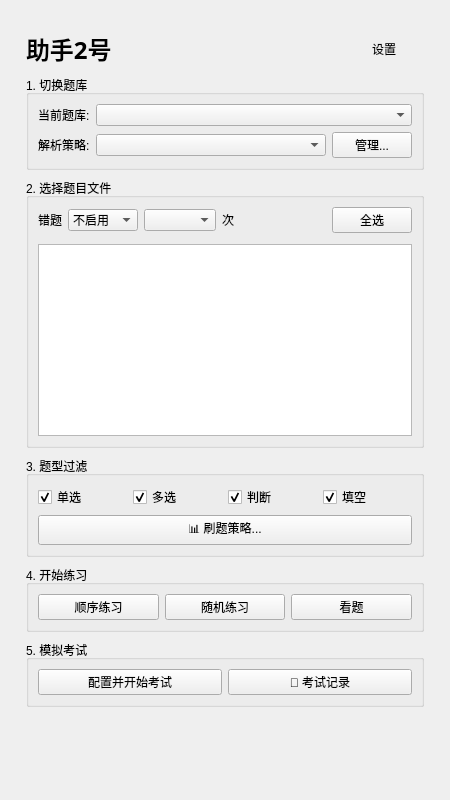
<?xml version="1.0" encoding="UTF-8"?>
<ui version="4.0">
 <class>HomePage</class>
 <widget class="QWidget" name="HomePage">
  <property name="geometry">
   <rect>
    <x>0</x>
    <y>0</y>
    <width>450</width>
    <height>800</height>
   </rect>
  </property>
  <layout class="QVBoxLayout" name="verticalLayout_Home">
   <item>
    <widget class="QScrollArea" name="scrollArea_Home">
     <property name="frameShape">
      <enum>QFrame::Shape::NoFrame</enum>
     </property>
     <property name="horizontalScrollBarPolicy">
      <enum>Qt::ScrollBarPolicy::ScrollBarAlwaysOff</enum>
     </property>
     <property name="widgetResizable">
      <bool>true</bool>
     </property>
     <widget class="QWidget" name="scrollContent_Home">
      <layout class="QVBoxLayout" name="verticalLayout_HomeContent">
       <property name="spacing">
        <number>8</number>
       </property>
       <property name="leftMargin">
        <number>15</number>
       </property>
       <property name="topMargin">
        <number>20</number>
       </property>
       <property name="rightMargin">
        <number>15</number>
       </property>
       <item>
        <layout class="QHBoxLayout" name="horizontalLayout_Header">
         <item>
          <widget class="QLabel" name="label_Title">
           <property name="font">
            <font>
             <family>Microsoft YaHei</family>
             <pointsize>18</pointsize>
             <bold>true</bold>
            </font>
           </property>
           <property name="text">
            <string>助手2号</string>
           </property>
          </widget>
         </item>
         <item>
          <spacer name="horizontalSpacer_Header">
           <property name="orientation">
            <enum>Qt::Orientation::Horizontal</enum>
           </property>
           <property name="sizeHint" stdset="0">
            <size>
             <width>40</width>
             <height>20</height>
            </size>
           </property>
          </spacer>
         </item>
         <item>
          <widget class="QPushButton" name="btnToSettings">
           <property name="text">
            <string>设置</string>
           </property>
           <property name="flat">
            <bool>true</bool>
           </property>
          </widget>
         </item>
        </layout>
       </item>
       <item>
        <widget class="QGroupBox" name="groupBox_Repo">
         <property name="title">
          <string>1. 切换题库</string>
         </property>
         <layout class="QVBoxLayout" name="verticalLayout_Repo">
          <item>
           <layout class="QHBoxLayout" name="horizontalLayout_Repo">
            <item>
             <widget class="QLabel" name="label_Repo">
              <property name="text">
               <string>当前题库:</string>
              </property>
             </widget>
            </item>
            <item>
             <widget class="QComboBox" name="comboRepo">
              <property name="sizePolicy">
               <sizepolicy hsizetype="Expanding" vsizetype="Fixed">
                <horstretch>0</horstretch>
                <verstretch>0</verstretch>
               </sizepolicy>
              </property>
             </widget>
            </item>
           </layout>
          </item>
          <item>
           <layout class="QHBoxLayout" name="horizontalLayout_Parser">
            <item>
             <widget class="QLabel" name="label_Parser">
              <property name="text">
               <string>解析策略:</string>
              </property>
             </widget>
            </item>
            <item>
             <widget class="QComboBox" name="comboParser">
              <property name="sizePolicy">
               <sizepolicy hsizetype="Expanding" vsizetype="Fixed">
                <horstretch>1</horstretch>
                <verstretch>0</verstretch>
               </sizepolicy>
              </property>
             </widget>
            </item>
            <item>
             <widget class="QPushButton" name="btnManageParser">
              <property name="text">
               <string>管理...</string>
              </property>
             </widget>
            </item>
           </layout>
          </item>
         </layout>
        </widget>
       </item>
       <item>
        <widget class="QGroupBox" name="groupBox_Files">
         <property name="title">
          <string>2. 选择题目文件</string>
         </property>
         <layout class="QVBoxLayout" name="verticalLayout_Files">
          <item>
           <layout class="QHBoxLayout" name="horizontalLayout_FileTools">
            <item>
             <widget class="QLabel" name="label_Mistake">
              <property name="text">
               <string>错题</string>
              </property>
             </widget>
            </item>
            <item>
             <widget class="QComboBox" name="comboMistakeOp">
              <property name="minimumSize">
               <size>
                <width>70</width>
                <height>0</height>
               </size>
              </property>
              <property name="sizePolicy">
               <sizepolicy hsizetype="Preferred" vsizetype="Fixed">
                <horstretch>0</horstretch>
                <verstretch>0</verstretch>
               </sizepolicy>
              </property>
              <item>
               <property name="text">
                <string>不启用</string>
               </property>
              </item>
              <item>
               <property name="text">
                <string>&gt;=</string>
               </property>
              </item>
              <item>
               <property name="text">
                <string>==</string>
               </property>
              </item>
             </widget>
            </item>
            <item>
             <widget class="QComboBox" name="comboMistakeCount">
              <property name="currentText">
               <string/>
              </property>
             </widget>
            </item>
            <item>
             <widget class="QLabel" name="label">
              <property name="text">
               <string>次</string>
              </property>
              <property name="alignment">
               <set>Qt::AlignmentFlag::AlignCenter</set>
              </property>
             </widget>
            </item>
            <item>
             <spacer name="spacer_Files">
              <property name="orientation">
               <enum>Qt::Orientation::Horizontal</enum>
              </property>
              <property name="sizeHint" stdset="0">
               <size>
                <width>40</width>
                <height>20</height>
               </size>
              </property>
             </spacer>
            </item>
            <item>
             <widget class="QPushButton" name="btnSelectAll">
              <property name="text">
               <string>全选</string>
              </property>
             </widget>
            </item>
           </layout>
          </item>
          <item>
           <layout class="QHBoxLayout" name="layout_SelectTools">
            <property name="topMargin">
             <number>0</number>
            </property>
            <property name="bottomMargin">
             <number>5</number>
            </property>
           </layout>
          </item>
          <item>
           <widget class="QListWidget" name="listWidgetFiles">
            <property name="minimumSize">
             <size>
              <width>0</width>
              <height>150</height>
             </size>
            </property>
            <property name="selectionMode">
             <enum>QAbstractItemView::SelectionMode::MultiSelection</enum>
            </property>
           </widget>
          </item>
         </layout>
        </widget>
       </item>
       <item>
        <widget class="QGroupBox" name="groupBox_Filter">
         <property name="title">
          <string>3. 题型过滤</string>
         </property>
         <layout class="QVBoxLayout" name="verticalLayout_Filter">
          <item>
           <layout class="QHBoxLayout" name="horizontalLayout_Filter">
            <item>
             <widget class="QCheckBox" name="chkSingle">
              <property name="text">
               <string>单选</string>
              </property>
              <property name="checked">
               <bool>true</bool>
              </property>
             </widget>
            </item>
            <item>
             <widget class="QCheckBox" name="chkMulti">
              <property name="text">
               <string>多选</string>
              </property>
              <property name="checked">
               <bool>true</bool>
              </property>
             </widget>
            </item>
            <item>
             <widget class="QCheckBox" name="chkJudge">
              <property name="text">
               <string>判断</string>
              </property>
              <property name="checked">
               <bool>true</bool>
              </property>
             </widget>
            </item>
            <item>
             <widget class="QCheckBox" name="chkFill">
              <property name="text">
               <string>填空</string>
              </property>
              <property name="checked">
               <bool>true</bool>
              </property>
             </widget>
            </item>
           </layout>
          </item>
          <item>
           <widget class="QPushButton" name="btnPracticeStrategy">
            <property name="text">
             <string>📊 刷题策略...</string>
            </property>
           </widget>
          </item>
         </layout>
        </widget>
       </item>
       <item>
        <widget class="QGroupBox" name="groupBox_Practice">
         <property name="title">
          <string>4. 开始练习</string>
         </property>
         <layout class="QHBoxLayout" name="horizontalLayout_Practice">
          <item>
           <widget class="QPushButton" name="btnStartSeq">
            <property name="text">
             <string>顺序练习</string>
            </property>
           </widget>
          </item>
          <item>
           <widget class="QPushButton" name="btnStartRand">
            <property name="text">
             <string>随机练习</string>
            </property>
           </widget>
          </item>
          <item>
           <widget class="QPushButton" name="btnViewMode">
            <property name="text">
             <string>看题</string>
            </property>
           </widget>
          </item>
         </layout>
        </widget>
       </item>
       <item>
        <widget class="QGroupBox" name="groupBox_Exam">
         <property name="title">
          <string>5. 模拟考试</string>
         </property>
         <layout class="QHBoxLayout" name="horizontalLayout_Exam">
          <item>
           <widget class="QPushButton" name="btnToExamConfig">
            <property name="text">
             <string>配置并开始考试</string>
            </property>
           </widget>
          </item>
          <item>
           <widget class="QPushButton" name="btnToHistory">
            <property name="text">
             <string>📜 考试记录</string>
            </property>
           </widget>
          </item>
         </layout>
        </widget>
       </item>
       <item>
        <spacer name="verticalSpacer_Home">
         <property name="orientation">
          <enum>Qt::Orientation::Vertical</enum>
         </property>
         <property name="sizeHint" stdset="0">
          <size>
           <width>20</width>
           <height>40</height>
          </size>
         </property>
        </spacer>
       </item>
      </layout>
     </widget>
    </widget>
   </item>
  </layout>
 </widget>
 <resources/>
 <connections/>
</ui>
